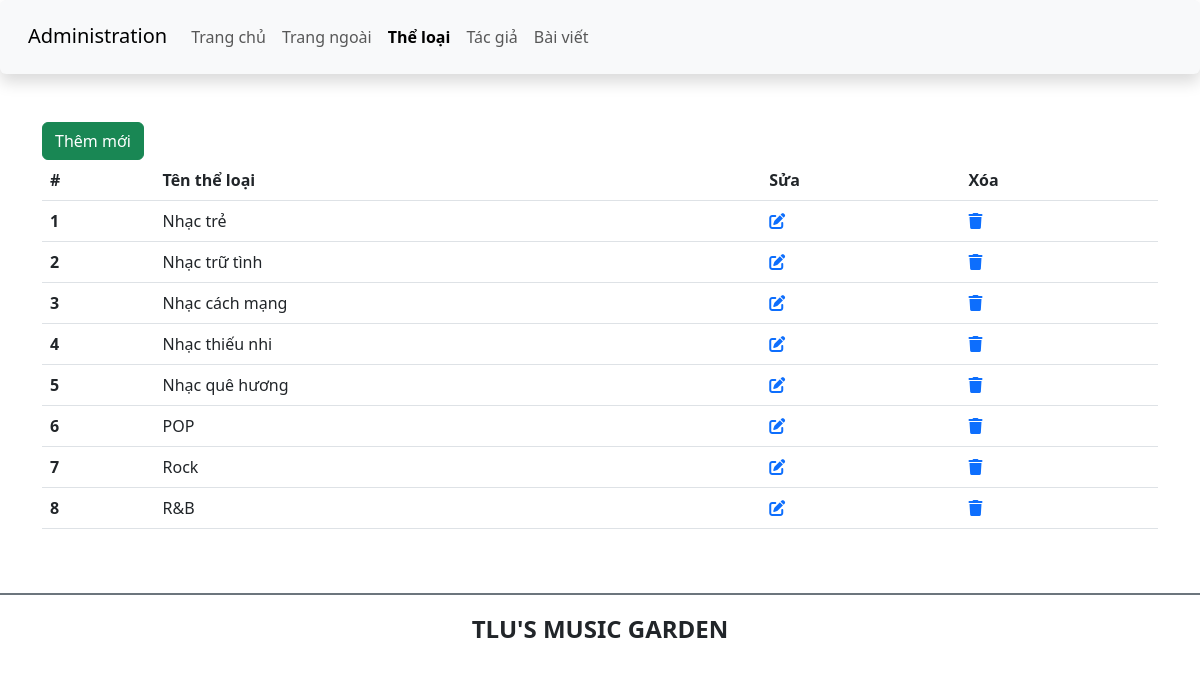
The page /admin/view/category.php on the database as committed earlier.
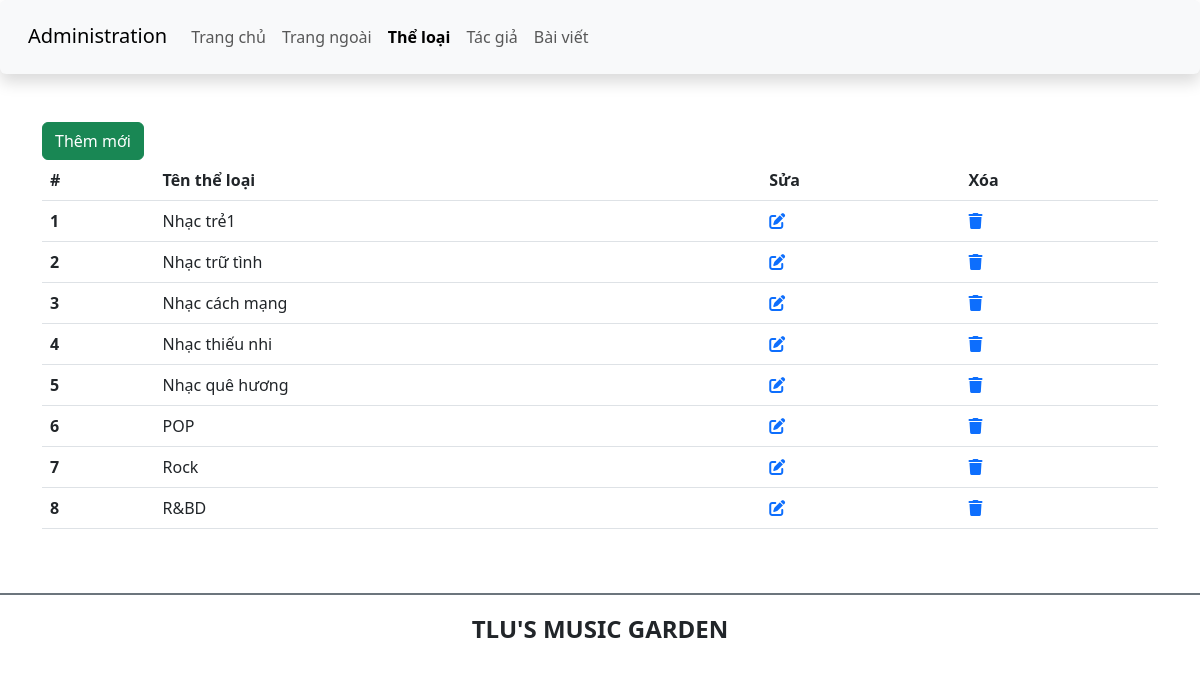
The same page on the database as committed later.
### tables this page shows
CREATE TABLE `theloai` (
  `ma_tloai` int(10) UNSIGNED NOT NULL,
  `ten_tloai` varchar(50) DEFAULT NULL
);

### admin/view/category.php (the view, shortened to what this page needs)
<?php
    include("../model/connect.php");
    $sql = "SELECT * FROM theloai ";
    $data = $connect->query($sql);
    $list_category = [];
    while ($row = $data->fetch_assoc()) {
        $list_category[] = $row;
    }
?>
<!DOCTYPE html>
<html lang="en">
<head>
    <link href="https://cdn.jsdelivr.net/npm/bootstrap@5.3.0-alpha1/dist/css/bootstrap.min.css" rel="stylesheet">
    <link rel="stylesheet" href="https://cdnjs.cloudflare.com/ajax/libs/font-awesome/6.3.0/css/all.min.css" />
    <link rel="stylesheet" href="css/style_login.css">
</head>
<body>
    <header>
        <nav class="navbar navbar-expand-lg bg-body-tertiary shadow p-3 bg-white rounded">
            <div class="container-fluid">
                <div class="h3">
                    <a class="navbar-brand" href="#">Administration</a>
                </div>
                <div class="collapse navbar-collapse" id="navbarSupportedContent">
                <ul class="navbar-nav me-auto mb-2 mb-lg-0">
                    <li class="nav-item">
                        <a class="nav-link" aria-current="page" href="./">Trang chủ</a>
                    </li>
                    <li class="nav-item">
                        <a class="nav-link" href="../index.php">Trang ngoài</a>
                    </li>
                    <li class="nav-item">
                        <a class="nav-link active fw-bold" href="category.php">Thể loại</a>
                    </li>
                    <li class="nav-item">
                        <a class="nav-link" href="author.php">Tác giả</a>
                    </li>
                    <li class="nav-item">
                        <a class="nav-link" href="article.php">Bài viết</a>
                    </li>
                </ul>
                </div>
            </div>
        </nav>
    </header>
    <main class="container mt-5 mb-5">
        <div class="row">
            <div class="col-sm">
                <a href="add_category.php" class="btn btn-success">Thêm mới</a>
                <table class="table">
                    <thead>
                        <tr>
                            <th scope="col">#</th>
                            <th scope="col">Tên thể loại</th>
                            <th>Sửa</th>
                            <th>Xóa</th>
                        </tr>
                    </thead>
                    <tbody>
                        <?php foreach( $list_category as $author): ?>
                            <tr>
                                <th scope="row"><?= $author["ma_tloai"] ?></th>
                                <td><?= $author["ten_tloai"] ?></td>
                                <td>
                                    <a href="edit_category.php?id=<?= $author["ma_tloai"] ?>" ><i class="fa-solid fa-pen-to-square"></i></a>
                                </td>
                                <td>
                                    <a href="../category.php?action=delete&id=<?= $author["ma_tloai"] ?>"><i class="fa-solid fa-trash"></i></a>
                                </td>
                            </tr>
                        <?php endforeach; ?>
                    </tbody>
                </table>
            </div>
        </div>
    </main>
    <footer class="bg-white d-flex justify-content-center align-items-center border-top border-secondary  border-2" style="height:80px">
        <h4 class="text-center text-uppercase fw-bold">TLU's music garden</h4>
    </footer>
</body>
</html>

Rows that differ between the two databases and show on the page:
changed theloai id 1: ten_tloai "Nhạc trẻ" → "Nhạc trẻ1"
changed theloai id 8: ten_tloai "R&B" → "R&BD"
